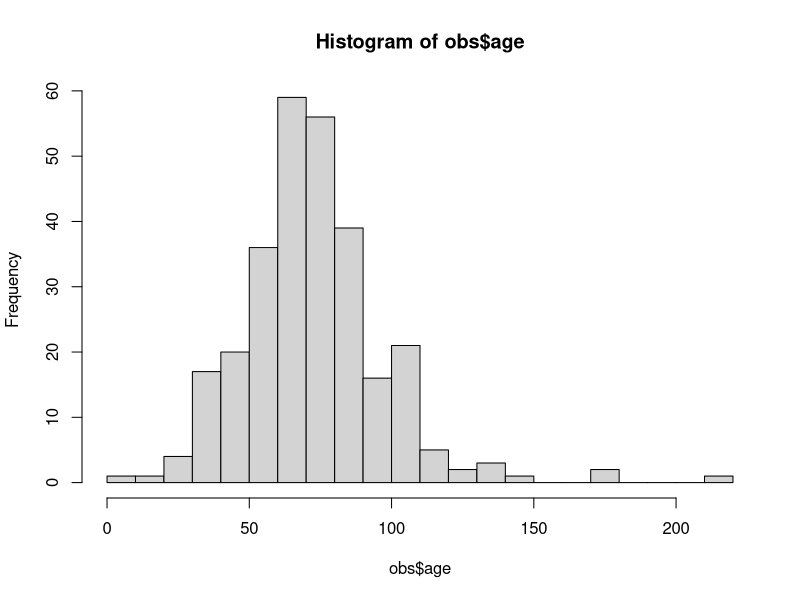
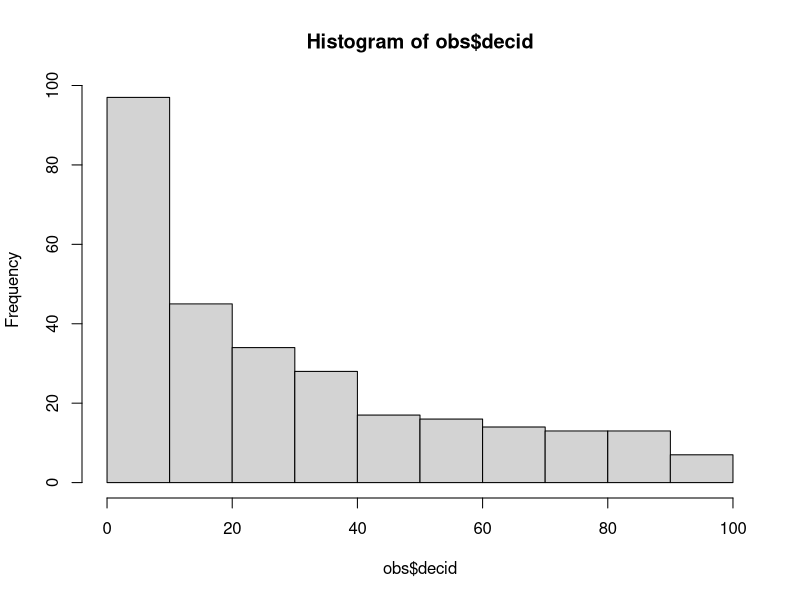
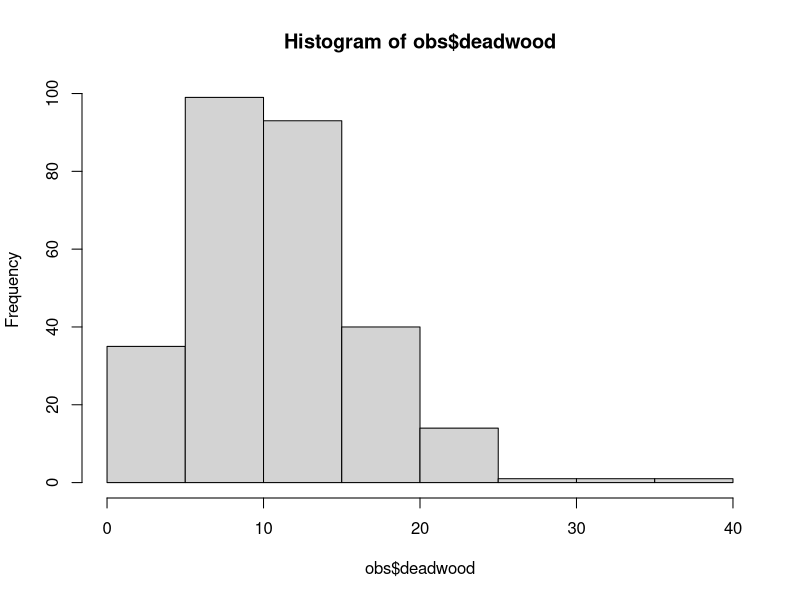
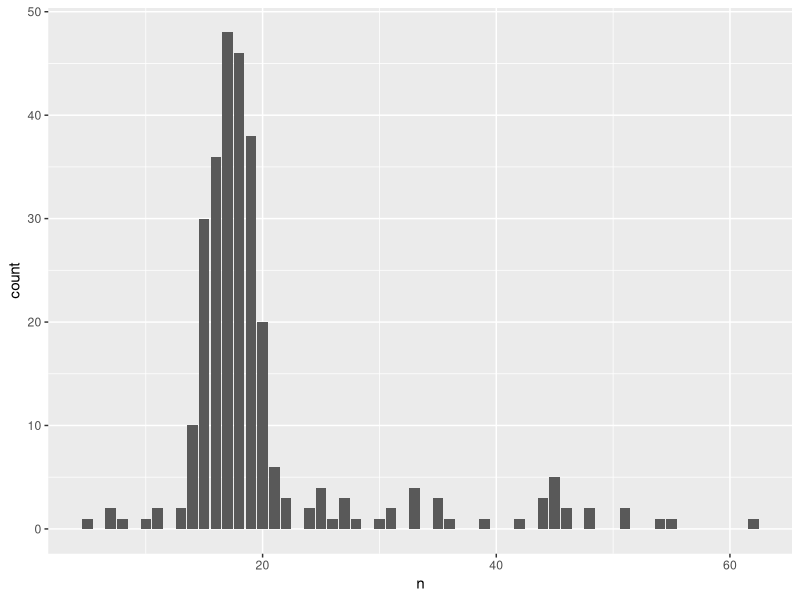

R code for these plots, in order:
#Cleaning data 
library(tidyverse)
#1. Load data----
df<-read.csv("data/SpeciesRawDownload/ABMI_Zeller_PIWO_Density_basic_summary.csv")
hab<-read.csv("data/ABMIpoints_Beaudoin.hardbuffers.150.565.noABMIgrid-sf-terra.csv")
#2. Assign Habitat Variables----
df$decid<-hab$SpeciesGroups_Broadleaf_Spp_v1.565m[match(df$location,hab$location)]
df$age<-hab$Structure_Stand_Age_v1.565m[match(df$location,hab$location)]
df$deadwood<-hab$Structure_Biomass_TotalDead_v1.565m[match(df$location,hab$location)]

#3. Condense for Occupancy and Intensity of use----
occ <- df %>% 
  group_by(location) %>% 
  summarize(PIWO = ifelse(any(grepl("PIWO", species_code)), 1, 0),
            age=age,
            decid=decid,
            deadwood=deadwood)%>%unique()
intens<-df%>%
  group_by(location) %>% 
  summarize(PIWO_count = sum(grepl("PIWO", species_code)),
            age=age,
            decid=decid,
            deadwood=deadwood)%>%unique()
#4. Explore data----
obs<-df%>%select(location,recording_date,age,decid,deadwood)%>%unique()
obs<-obs%>%group_by(location)%>%summarize(n=length(location),age=age,decid=decid,deadwood=deadwood)%>%unique()
hist(obs$age,breaks= 20)
hist(obs$decid)
hist(obs$deadwood)
ggplot(obs)+geom_bar(aes(x=n))



#5. Write as csv----
write.csv(occ,"data/occupancy.csv")
write.csv(intens,"data/intensity.csv")
